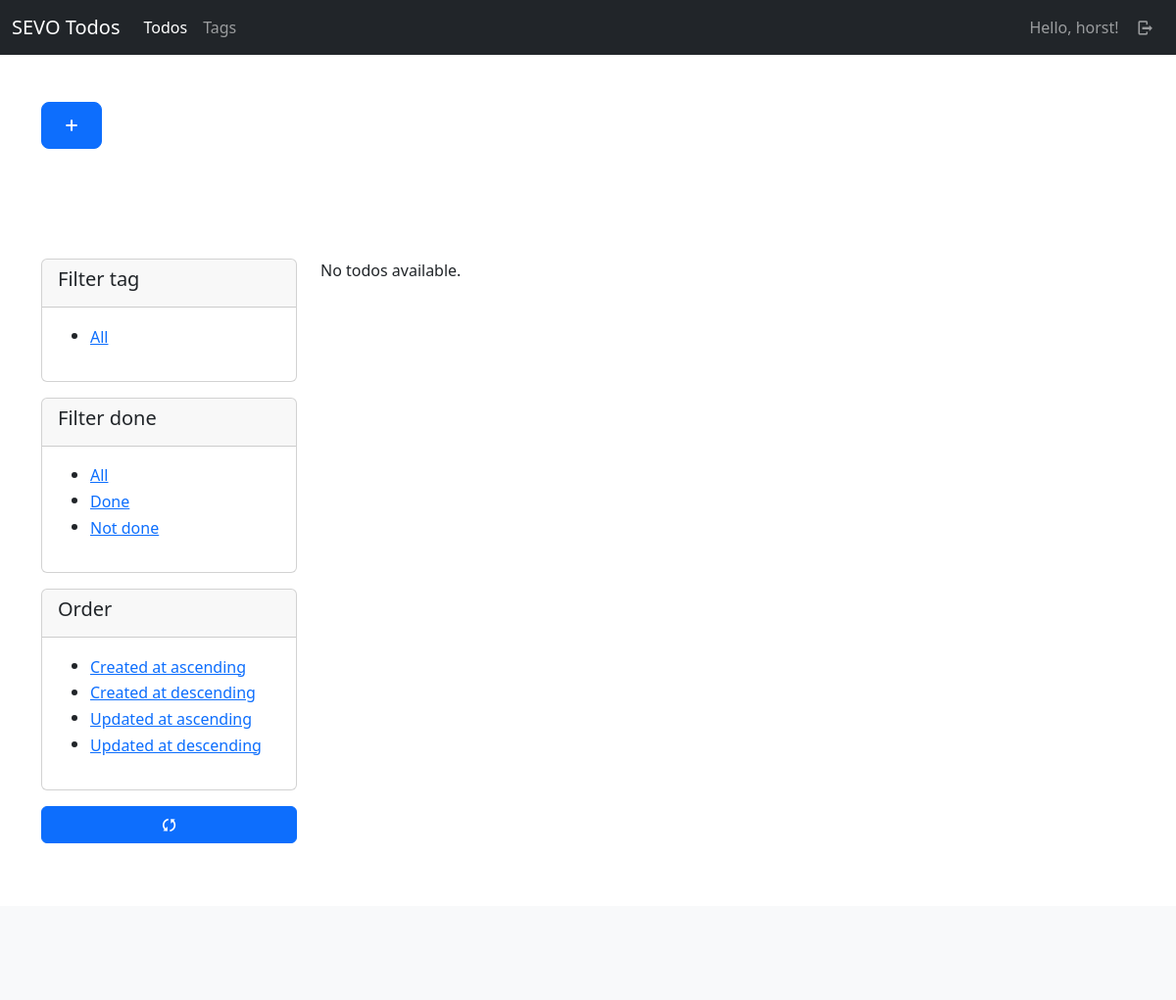
Page /todos/ (signed in) on the earlier database version.
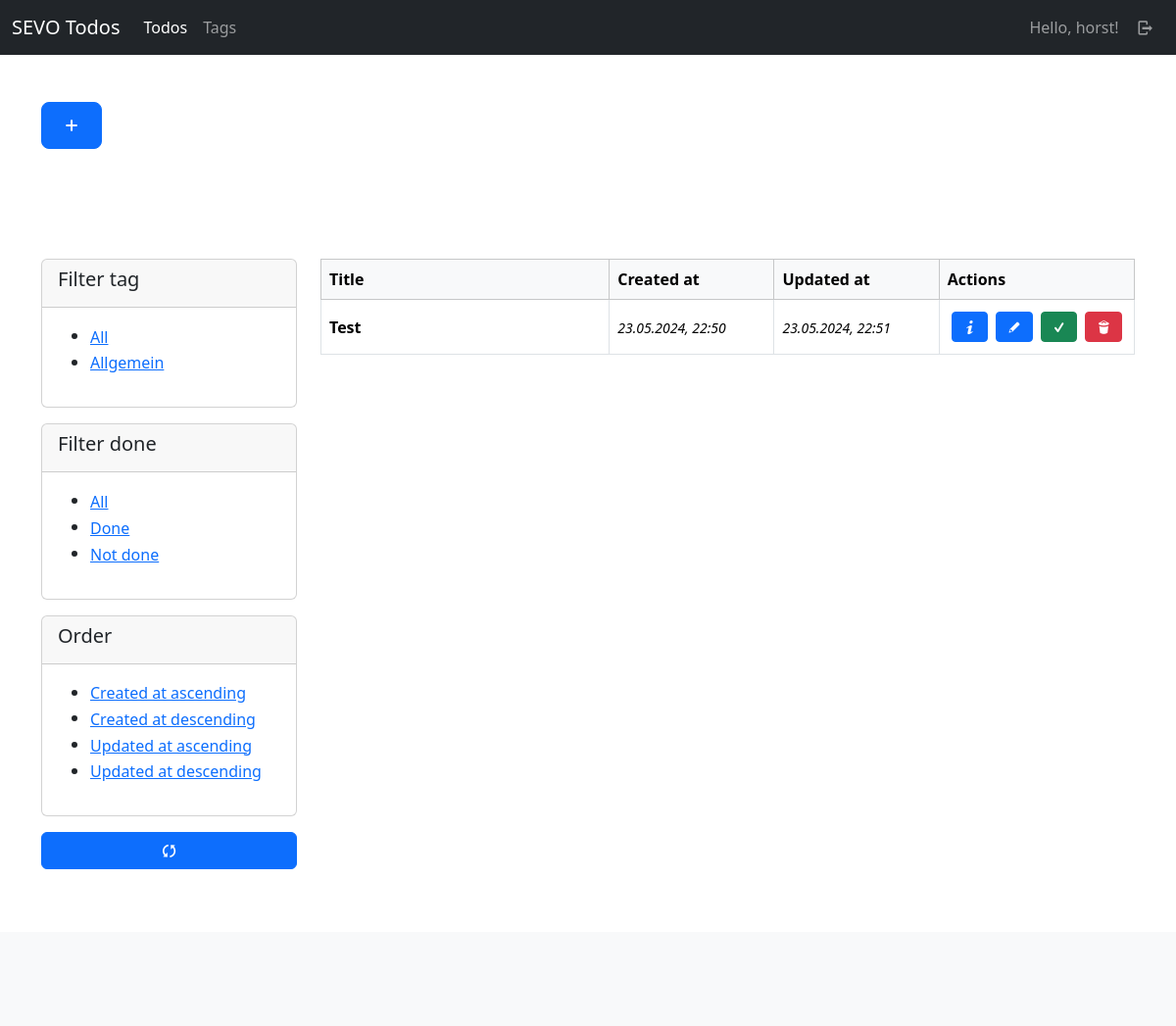
Same page on the later database version.
### todos/models.py (models this page shows, shortened)
class Todo(models.Model):
    user = models.ForeignKey(User, on_delete=models.CASCADE)
    title = models.CharField(max_length=255)
    content = tinymce_models.HTMLField()
    tags = models.ManyToManyField(Tag, blank=True)
    done = models.BooleanField(default=False)
    created_at = models.DateTimeField(auto_now_add=True)
    updated_at = models.DateTimeField(auto_now=True)
    class Meta:
        ordering = ["-created_at"]
        pass

class Tag(models.Model):
    user = models.ForeignKey(User, on_delete=models.CASCADE)
    name = models.CharField(max_length=100)
    class Meta:
        ordering = ["name"]

### todos/views/todo_views.py (the view, shortened to what this page needs)
# urls.py: path("", todo_views.index, name="todos-index"),
@login_required(login_url="sevo-auth-login")
def index(request):
    current_user = request.user
    url = reverse("todos-index")
    filter_tag = request.GET.get("tag")
    filter_done = request.GET.get("done")
    filter_order = request.GET.get("order")
    print(f"tag: {filter_tag}")
    print(f"done: {filter_done}")
    print(f"order: {filter_order}")
    order_str = "-created_at"
    todos = models.Todo.objects.filter(user=current_user).order_by(order_str)
    tags = models.Tag.objects.filter(user=current_user)
    if filter_tag != None and filter_tag != "all":
        try:
            todos = todos.filter(tags__id=int(filter_tag))
        except:
            return HttpResponseRedirect(url)
    done_todos = todos.filter(done=True)
    not_done_todos = todos.filter(done=False)
    return render(request, "todos/todo/index.html", {
        "title": _("Todos"),
        "todos": todos,
        "done_todos": done_todos,
        "not_done_todos": not_done_todos,
        "tags": tags
    })

### todos/templates/todos/todo/index.html (shortened to what this page needs)
{% extends "base_sidebar.html" %}
{% load i18n %}
{% load static %}
{% block header %}
    <div class="container">
        <div class="row py-5">
            <div class="col-lg-12">
                <a class="btn btn-primary btn-lg mb-3" href="{% url "todos-new" %}"><i class="demo-icon icon-plus"></i></a>
            </div>
        </div>
    </div>
{% endblock %}
{% block main %}
    <div>
        {% if todos %}
            {% include "todos/todo/partials/_table_list.html" with todos=todos %}
        {% else %}
            <p>{% trans "No todos available." %}</p>
        {% endif %}
    </div>
{%  endblock %}
{% block side %}
    <div id="filter-section">
        <div class="card mb-3">
            <div class="card-header">
                <h5>
                    {% trans "Filter tag" %}
                </h5>
            </div>
            <div class="card-body">
                {% include "todos/todo/partials/_tag_filter.html" %}
            </div>
        </div>
        <div class="card mb-3">
            <div class="card-header">
                <h5>
                    {% trans "Filter done" %}
                </h5>
            </div>
            <div class="card-body">
                {% include "todos/todo/partials/_done_filter.html" %}
            </div>
        </div>
        <div class="card mb-3">
            <div class="card-header">
                <h5>
                    {% trans "Order" %}
                </h5>
            </div>
            <div class="card-body">
                {% include "todos/todo/partials/_ordering_filter.html" %}
            </div>
        </div>
        <div class="mb-3">
            <a class="btn btn-primary w-100" href="{% url "todos-index" %}"><i class="demo-icon icon-arrows-ccw"></i></a>
        </div>
    </div>
{% endblock %}

### todos/templates/todos/todo/partials/_table_list.html
{% load i18n %}
<div class="table-responsive">
    <table class="table table-bordered align-middle">
        <thead class="table-light">
        <tr>
            <th scope="col">{% trans "Title" %}</th>
            <th scope="col">{% trans "Created at" %}</th>
            <th scope="col">{% trans "Updated at" %}</th>
            <th scope="col">{% trans "Actions" %}</th>
        </tr>
        </thead>
        <tbody>
            {% for todo in todos %}
                <tr>
                    <th scope="row" class="w-50">
                        {{ todo.title }}
                    </th>
                    <td class="w-25"><time><small><i>{{ todo.created_at|date:"d.m.Y, H:i" }}</i></small></time></td>
                    <td class="w-25"><time><small><i>{{ todo.updated_at|date:"d.m.Y, H:i" }}</i></small></time></td>
                    <td class="w-auto">
                        <div class="d-flex justify-content-center align-content-center">
                            <a class="btn btn-primary btn-sm d-block m-1" href="{% url "todos-detail" id=todo.id %}"><i class="demo-icon icon-info"></i></a>
                            <a class="btn btn-primary btn-sm d-block m-1" href="{% url "todos-update" id=todo.id %}"><i class="demo-icon icon-pencil"></i></a>
                            <a class="btn {% if todo.done %}btn-success{% else %}btn-warning{% endif %} btn-sm d-block m-1" href="{% url "todos-done" id=todo.id %}"><i class="demo-icon icon-check"></i></a>
                            <a class="btn btn-danger btn-sm d-block m-1" href="{% url "todos-delete" id=todo.id %}"><i class="demo-icon icon-trash"></i></a>
                        </div>
                    </td>
                </tr>
            {% endfor %}
        </tbody>
    </table>
</div>

### todos/templates/todos/todo/partials/_tag_filter.html
{% load i18n %}
<div>
    <ul>
        <li>
            <button class="btn btn-link p-0 text-start" type="button" data-filter-key="tag" data-filter-value="all">{% trans "All" %}</button>
        </li>
    {% for tag in tags %}
        <li>
            <button class="btn btn-link p-0 text-start" type="button" data-filter-key="tag" data-filter-value="{{ tag.id }}">{{ tag.name }}</button>
        </li>
    {% endfor %}
</div>

Differences in the rows shown:
added Todo: title "Test", created_at "23.05.2024, 22:50", updated_at "23.05.2024, 22:51"
added Tag: {{ tag.id }} 15 (drawn), name "Allgemein"
Other differences:
text no longer shown: "No todos available."
text now shown: "Title Created at Updated at Actions"
